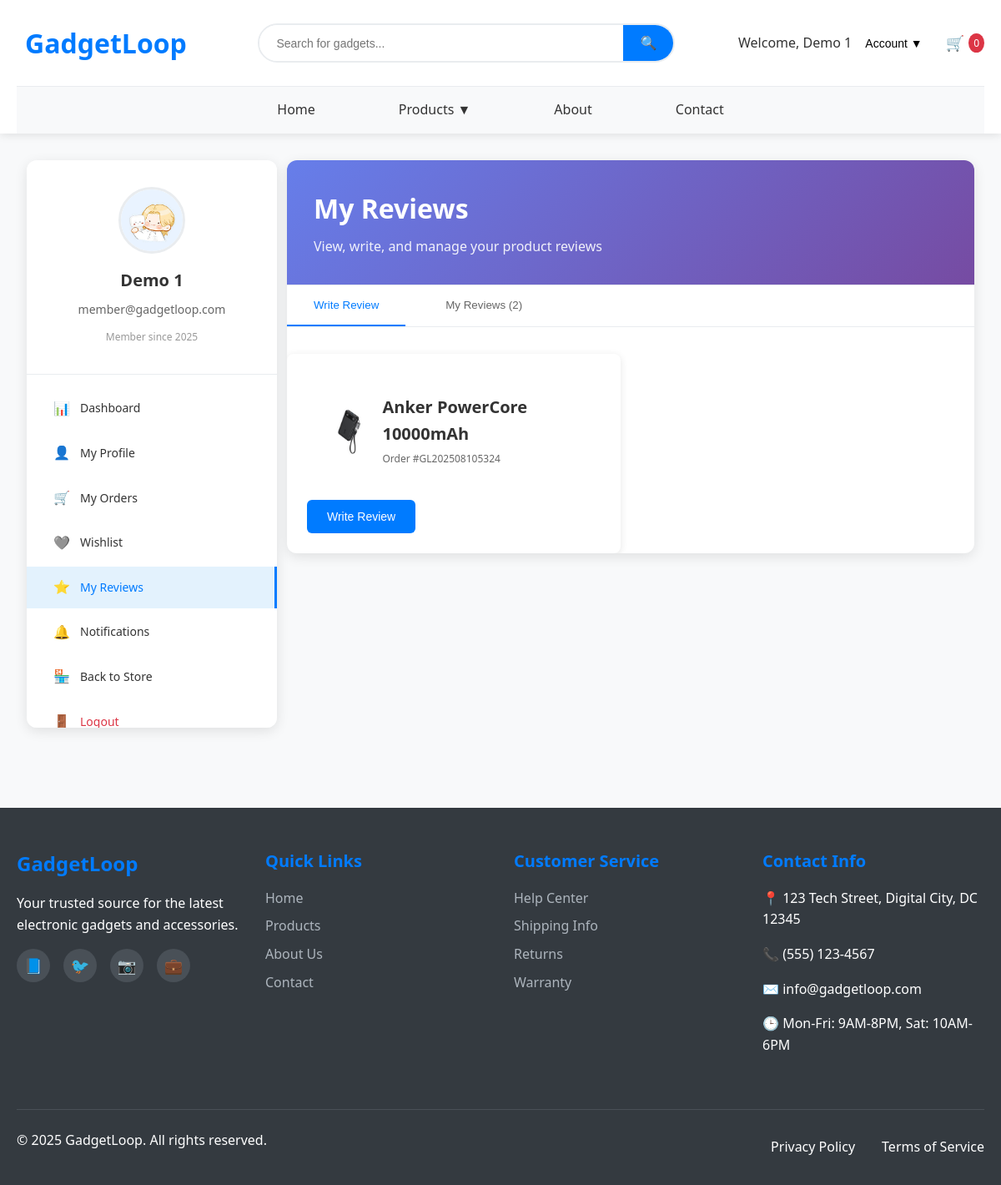
The page /member/reviews.php (signed in) on the database its author committed.
### tables this page shows
CREATE TABLE `users` (
  `id` int(11) NOT NULL AUTO_INCREMENT,
  `first_name` varchar(50) NOT NULL,
  `last_name` varchar(50) NOT NULL,
  `email` varchar(100) NOT NULL,
  `password` varchar(255) NOT NULL,
  `phone` varchar(20) DEFAULT NULL,
  `role` enum('admin','member') DEFAULT 'member',
  `profile_photo` varchar(255) DEFAULT NULL,
  `is_active` tinyint(1) DEFAULT 1,
  `is_verified` tinyint(1) DEFAULT 0,
  `verification_token` varchar(255) DEFAULT NULL,
  `remember_token` varchar(255) DEFAULT NULL,
  `password_reset_token` varchar(255) DEFAULT NULL,
  `password_reset_expires` datetime DEFAULT NULL,
  `created_at` timestamp NOT NULL DEFAULT current_timestamp(),
  `updated_at` timestamp NOT NULL DEFAULT current_timestamp() ON UPDATE current_timestamp(),
  PRIMARY KEY (`id`),
  UNIQUE KEY `email` (`email`)
);

CREATE TABLE `products` (
  `id` int(11) NOT NULL AUTO_INCREMENT,
  `name` varchar(200) NOT NULL,
  `description` text DEFAULT NULL,
  `short_description` varchar(500) DEFAULT NULL,
  `category_id` int(11) DEFAULT NULL,
  `price` decimal(10,2) NOT NULL,
  `discount_percentage` int(11) DEFAULT 0,
  `stock_quantity` int(11) DEFAULT 0,
  `low_stock_threshold` int(11) DEFAULT 10,
  `sku` varchar(100) DEFAULT NULL,
  `main_image` varchar(255) DEFAULT NULL,
  `is_featured` tinyint(1) DEFAULT 0,
  `is_active` tinyint(1) DEFAULT 1,
  `meta_title` varchar(200) DEFAULT NULL,
  `meta_description` varchar(500) DEFAULT NULL,
  `created_at` timestamp NOT NULL DEFAULT current_timestamp(),
  `updated_at` timestamp NOT NULL DEFAULT current_timestamp() ON UPDATE current_timestamp(),
  PRIMARY KEY (`id`),
  UNIQUE KEY `sku` (`sku`),
  KEY `idx_products_category` (`category_id`),
  KEY `idx_products_featured` (`is_featured`),
  KEY `idx_products_active` (`is_active`),
  CONSTRAINT `products_ibfk_1` FOREIGN KEY (`category_id`) REFERENCES `categories` (`id`) ON DELETE SET NULL
);

CREATE TABLE `orders` (
  `id` int(11) NOT NULL AUTO_INCREMENT,
  `user_id` int(11) NOT NULL,
  `order_number` varchar(50) NOT NULL,
  `status` enum('pending','processing','shipped','delivered','cancelled') DEFAULT 'pending',
  `subtotal` decimal(10,2) NOT NULL,
  `tax_amount` decimal(10,2) DEFAULT 0.00,
  `shipping_amount` decimal(10,2) DEFAULT 0.00,
  `discount_amount` decimal(10,2) DEFAULT 0.00,
  `total_amount` decimal(10,2) NOT NULL,
  `shipping_address` longtext DEFAULT NULL CHECK (json_valid(`shipping_address`)),
  `billing_address` longtext DEFAULT NULL CHECK (json_valid(`billing_address`)),
  `payment_method` varchar(50) DEFAULT NULL,
  `payment_status` enum('pending','paid','failed','refunded') DEFAULT 'pending',
  `payment_reference` varchar(100) DEFAULT NULL,
  `notes` text DEFAULT NULL,
  `created_at` timestamp NOT NULL DEFAULT current_timestamp(),
  `updated_at` timestamp NOT NULL DEFAULT current_timestamp() ON UPDATE current_timestamp(),
  PRIMARY KEY (`id`),
  UNIQUE KEY `order_number` (`order_number`),
  KEY `idx_orders_user` (`user_id`),
  KEY `idx_orders_status` (`status`),
  CONSTRAINT `orders_ibfk_1` FOREIGN KEY (`user_id`) REFERENCES `users` (`id`) ON DELETE CASCADE
);

### includes/functions.php (called while the page is built, shortened)
<?php
function getUserById($pdo, $user_id) {
    $stmt = $pdo->prepare("SELECT * FROM users WHERE id = ?");
    $stmt->execute([$user_id]);
    return $stmt->fetch();
}
?>

### member/reviews.php (the view, shortened to what this page needs)
<?php
require_once '../includes/config.php';
require_once '../includes/functions.php';
$user_id = $_SESSION['user_id'];
$stmt = $pdo->prepare("
    SELECT r.*, p.name as product_name, p.main_image
    FROM reviews r
    JOIN products p ON r.product_id = p.id
    WHERE r.user_id = ?
    ORDER BY r.created_at DESC
");
$stmt->execute([$user_id]);
$user_reviews = $stmt->fetchAll();
$stmt = $pdo->prepare("
    SELECT DISTINCT p.id, p.name, p.main_image, o.id as order_id, o.order_number
    FROM products p
    JOIN order_items oi ON p.id = oi.product_id
    JOIN orders o ON oi.order_id = o.id
    LEFT JOIN reviews r ON p.id = r.product_id AND r.user_id = ?
    WHERE o.user_id = ? AND o.status = 'delivered' AND r.id IS NULL
    ORDER BY o.created_at DESC
");
$stmt->execute([$user_id, $user_id]);
$reviewable_products = $stmt->fetchAll();
?>
<!DOCTYPE html>
<html lang="en">
<head>
    <link rel="stylesheet" href="/GadjetLoop/css/style.css">
    <link rel="stylesheet" href="/GadjetLoop/css/member.css">
</head>
<body data-page="reviews" class="logged-in">
    <?php include '../includes/header.php'; ?>
    <main>
            <div class="member-layout">
                <?php include 'includes/member-sidebar.php'; ?>
                <div class="member-content">
                    <div class="page-header">
                        <h1>My Reviews</h1>
                        <p>View, write, and manage your product reviews</p>
                    </div>
                    <div class="reviews-tabs">
                        <button class="tab-btn active" data-tab="write-review">Write Review</button>
                        <button class="tab-btn" data-tab="my-reviews">My Reviews (<?php echo count($user_reviews); ?>)</button>
                    </div>
                    <div class="tab-content active" id="write-review">
                        <?php if (empty($reviewable_products)): ?>
                            <div class="empty-state">
                                <div class="empty-icon">📝</div>
                                <h3>No products to review</h3>
                                <p>You can write reviews for products from your completed orders.</p>
                                <a href="products.php" class="btn btn-primary">Shop Now</a>
                            </div>
                        <?php else: ?>
                            <div class="reviewable-products">
                                <?php foreach ($reviewable_products as $product): ?>
                                <div class="reviewable-product">
                                    <div class="product-info">
                                        <div class="product-image">
                                            <img src="../images/products/<?php echo htmlspecialchars($product['main_image']); ?>"
                                                 alt="<?php echo htmlspecialchars($product['name']); ?>">
                                        </div>
                                        <div class="product-details">
                                            <h4><?php echo htmlspecialchars($product['name']); ?></h4>
                                            <div class="order-info">Order #<?php echo htmlspecialchars($product['order_number']); ?></div>
                                        </div>
                                    </div>
                                    <button class="btn btn-primary btn-sm" onclick="showReviewForm(<?php echo $product['id']; ?>, <?php echo $product['order_id']; ?>)">
                                        Write Review
                                    </button>
                                </div>
                                <?php endforeach; ?>
                            </div>
                        <?php endif; ?>
                    </div>
                </div>
            </div>
    </main>
    <?php include '../includes/footer.php'; ?>
</body>
</html>

### member/includes/member-sidebar.php (shortened to what this page needs)
<?php
$user_id = $_SESSION['user_id'];
$user = getUserById($pdo, $user_id);
?>
<aside class="member-sidebar">
    <div class="member-profile-card">
        <div class="profile-avatar">
            <?php if ($user['profile_photo']): ?>
                <img src="uploads/profiles/<?php echo htmlspecialchars($user['profile_photo']); ?>"
                     alt="Profile Photo">
            <?php else: ?>
                <div class="default-avatar">
                    <?php echo strtoupper(substr($user['first_name'], 0, 1) . substr($user['last_name'], 0, 1)); ?>
                </div>
            <?php endif; ?>
        </div>
        <div class="profile-info">
            <h3><?php echo htmlspecialchars($user['first_name'] . ' ' . $user['last_name']); ?></h3>
            <p><?php echo htmlspecialchars($user['email']); ?></p>
            <span class="member-since">Member since <?php echo date('Y', strtotime($user['created_at'])); ?></span>
        </div>
    </div>
    <nav class="member-nav">
        <ul class="nav-menu">
            <li class="nav-item <?php echo basename($_SERVER['PHP_SELF']) === 'dashboard.php' ? 'active' : ''; ?>">
                <a href="/GadjetLoop/member/dashboard.php">
                    <span class="nav-icon">📊</span>
                    <span class="nav-text">Dashboard</span>
                </a>
            </li>
            <li class="nav-item <?php echo basename($_SERVER['PHP_SELF']) === 'profile.php' ? 'active' : ''; ?>">
                <a href="/GadjetLoop/member/profile.php">
                    <span class="nav-icon">👤</span>
                    <span class="nav-text">My Profile</span>
                </a>
            </li>
            <li class="nav-item <?php echo basename($_SERVER['PHP_SELF']) === 'orders.php' ? 'active' : ''; ?>">
                <a href="orders.php">
                    <span class="nav-icon">🛒</span>
                    <span class="nav-text">My Orders</span>
                </a>
            </li>
            <li class="nav-item <?php echo basename($_SERVER['PHP_SELF']) === 'wishlist.php' ? 'active' : ''; ?>">
                <a href="/GadjetLoop/member/wishlist.php">
                    <span class="nav-icon">🩶</span>
                    <span class="nav-text">Wishlist</span>
                </a>
            </li>
            <li class="nav-item <?php echo basename($_SERVER['PHP_SELF']) === 'reviews.php' ? 'active' : ''; ?>">
                <a href="/GadjetLoop/member/reviews.php">
                    <span class="nav-icon">⭐</span>
                    <span class="nav-text">My Reviews</span>
                </a>
            </li>
           <li class="nav-item <?php echo basename($_SERVER['PHP_SELF']) === 'notifications.php' ? 'active' : ''; ?>">
                <a href="/GadjetLoop/member/notification.php">
                    <span class="nav-icon">🔔</span>
                    <span class="nav-text">Notifications</span>
                </a>
            </li>
            <li class="nav-item">
                <a href="/GadjetLoop/index.php">
                    <span class="nav-icon">🏪</span>
                    <span class="nav-text"> Back to Store</span>
                </a>
            </li>
            <li class="nav-item">
                <a href="/GadjetLoop/logout.php" class="logout-link">
                    <span class="nav-icon">🚪</span>
                    <span class="nav-text">Logout</span>
                </a>
            </li>
        </ul>
    </nav>
</aside>

### css/style.css (style rules this page uses)
* { margin: 0; padding: 0; box-sizing: border-box; }
body { font-family: 'Segoe UI', Tahoma, Geneva, Verdana, sans-serif; line-height: 1.6; color: #333; background-color: #f8f9fa; }
h1, h2, h3, h4, h5, h6 { margin-bottom: 1rem; font-weight: 600; }
h1 { font-size: 2.5rem; }
h3 { font-size: 1.5rem; }
h4 { font-size: 1.25rem; }
p { margin-bottom: 1rem; }
.btn { display: inline-block; padding: 12px 24px; border: none; border-radius: 6px; text-decoration: none; font-size: 14px; font-weight: 500; cursor: pointer; transition: all 0.3s ease; text-align: center; }
.btn-primary, .btn-primary:visited, .btn-primary:focus, .btn-primary:active { background-color: #007bff; color: white; }
.nav-menu { display: flex; justify-content: center; list-style: none; margin: 0; padding: 0; }
.nav-menu li { position: relative; }
.nav-menu a { display: block; padding: 15px 50px; text-decoration: none; color: #333; font-weight: 500; transition: background-color 0.3s ease; }
.product-image { position: relative; height: 200px; overflow: hidden; }
.product-image img { width: 100%; height: 100%; object-fit: cover; transition: transform 0.3s ease; }
.product-info { padding: 1.5rem; }

### css/member.css (style rules this page uses)
.member-layout { display: grid; grid-template-columns: 280px 1fr; gap: 2rem; align-items: start; width: 100%; box-sizing: border-box; padding: 2rem; }
.member-sidebar { background: white; border-radius: 12px; box-shadow: 0 4px 15px rgba(0, 0, 0, 0.1); position: sticky; top: 100px; max-height: calc(100vh - 120px); overflow-y: auto; overflow-x: hidden; width: 300px; min-width: 300px; overflow-x: hidden; }
.member-profile-card { padding: 2rem 1.5rem; text-align: center; border-bottom: 1px solid #e9ecef; }
.profile-avatar { width: 80px; height: 80px; margin: 0 auto 1rem; border-radius: 50%; overflow: hidden; border: 3px solid #e9ecef; }
.profile-avatar img { width: 100%; height: 100%; object-fit: cover; }
.profile-info h3 { margin-bottom: 0.5rem; color: #333; font-size: 1.25rem; white-space: nowrap; overflow: hidden; text-overflow: ellipsis; white-space: nowrap; }
.profile-info p { margin-bottom: 0.5rem; color: #666; font-size: 14px; white-space: nowrap; overflow: hidden; text-overflow: ellipsis; }
.member-since { font-size: 12px; color: #999; }
.member-nav { padding: 1rem 0; width: 100%; overflow: hidden; }
.member-nav .nav-menu { list-style: none; margin: 0; padding: 0; width: 100%; display: flex; flex-direction: column; }
.member-nav .nav-item { margin-bottom: 0.25rem; width: 100% }
.member-nav .nav-item a { display: flex; align-items: center; padding: 0.75rem 2rem; color: #333; text-decoration: none; transition: all 0.3s ease; border-radius: 0; position: relative; width: 100%; box-sizing: border-box; white-space: nowrap; }
.member-nav .nav-item.active a { background-color: #e3f2fd; color: #007bff; border-right: 3px solid #007bff; }
.member-nav .nav-icon { font-size: 16px; margin-right: 0.75rem; width: 20px; text-align: center; flex-shrink: 0; }
.member-nav .nav-text { flex: 1; font-size: 14px; font-weight: 500; overflow: hidden; text-overflow: ellipsis; white-space: nowrap; }
.logout-link { color: #dc3545 !important; }
.member-content { background: white; border-radius: 12px; box-shadow: 0 4px 15px rgba(0, 0, 0, 0.1); overflow: hidden; flex-grow: 1; width: 100%; }
.page-header { padding: 2rem; border-bottom: 1px solid #e9ecef; background: linear-gradient(135deg, #667eea 0%, #764ba2 100%); color: white; }
.page-header h1 { margin-bottom: 0.5rem; font-size: 2rem; }
.page-header p { margin: 0; opacity: 0.9; }

### rows shown on the page
users: profile_photo (picture), first_name+last_name "Demo 1", email "member@gadgetloop.com", created_at "2025"
products: main_image (picture), name "Anker PowerCore 10000mAh", orders.order_number "GL202508105324"

### other values the page prints
$_SESSION['user_name'] "Demo 1"
$cartCount "0"
count($user_reviews) "2"
